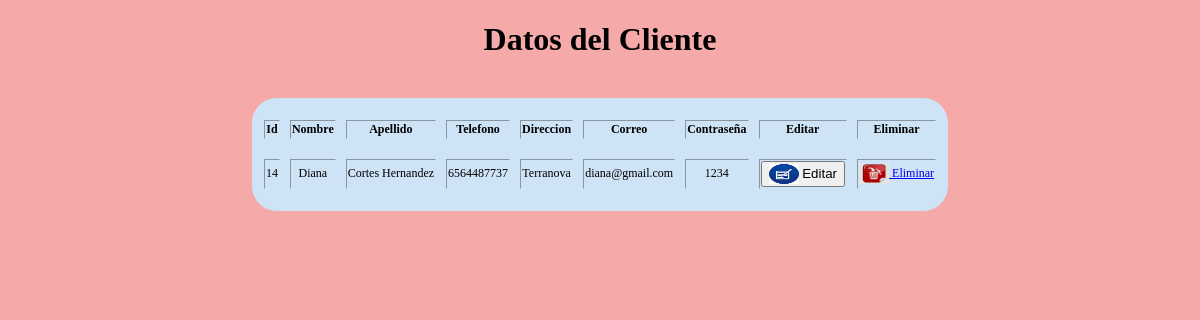
Page /html/clientes.php on the committed database.
### tables this page shows
CREATE TABLE IF NOT EXISTS `usuarios` (
  `id_usuario` int(11) NOT NULL AUTO_INCREMENT,
  `nombre` varchar(50) NOT NULL,
  `apellido` varchar(50) NOT NULL,
  `telefono` varchar(10) NOT NULL,
  `direccion` varchar(50) NOT NULL,
  `correo` varchar(50) NOT NULL,
  `clave` varchar(10) NOT NULL,
  PRIMARY KEY (`id_usuario`),
  UNIQUE KEY `id_usuario` (`id_usuario`)
);

### html/clientes.php (the view, shortened to what this page needs)
<?php
require 'conex.php';
$sql="SELECT * FROM usuarios";
$resultado = $mysqli->query($sql);
 ?>
<!DOCTYPE html>
<html lang="en" dir="ltr">
  <head>
    <h1 align="center">Datos del Cliente</h1>
    <br>
  </head>
  <body style="background: #F5A9A9">
<div class="row table-responsive">
  <table border="1" class="table table-striped" style="border: solid 2px text-align:center">
    <thead>
      <tr>
        <th>Id</th>
        <th>Nombre</th>
        <th>Apellido</th>
        <th>Telefono</th>
        <th>Direccion</th>
        <th>Correo</th>
        <th>Contraseña</th>
        <th>Editar</th>
        <th>Eliminar</th>
  </thead>
        <tbody>
<?php while ($row = $resultado->fetch_array(MYSQLI_ASSOC)){?>
<tr>
  <td><?php echo $row['id_usuario']; ?></td>
  <td><?php echo $row['nombre']; ?></td>
  <td><?php echo $row['apellido']; ?></td>
  <td><?php echo $row['telefono']; ?></td>
  <td><?php echo $row['direccion']; ?></td>
  <td><?php echo $row['correo']; ?></td>
  <td><?php echo $row['clave']; ?></td>
  <td><a href="modificar.php?id_usuario=<?php echo $row['id_usuario']; ?>"><button type="button">
  <img src="../iconos/modificar.jfif" alt="" style="vertical-align:middle;" width="30px" height="20px">
  Editar
</button></a></td>
  <td><a href="eliminar.php?id_usuario=<?php echo $row['id_usuario']; ?>"
  <button type="button">
  <img src="../iconos/eliminar.jpg" alt="" style="vertical-align:middle;" width="30px" height="20px">
  Eliminar
  </button></a></td>
							</tr>
						<?php } ?>
					</tbody>
				</table>
			</div>
	</body>
</html>

### html/clientes.php (style rules this page uses)
body { background:#F5A9A9; }
table { background: #CEE3F6; border: solid 2px #CEE3F6; border-radius: 25px; font-size: 12px; border-spacing: 10px 20px; border-collapse: separate; text-align:center; margin: 0 auto; }
td { background: #CEE3F6; }

### rows in the picture
usuarios: id_usuario "14", nombre "Diana", apellido "Cortes Hernandez", telefono "6564487737", direccion "Terranova", correo "diana@gmail.com", clave "1234"
